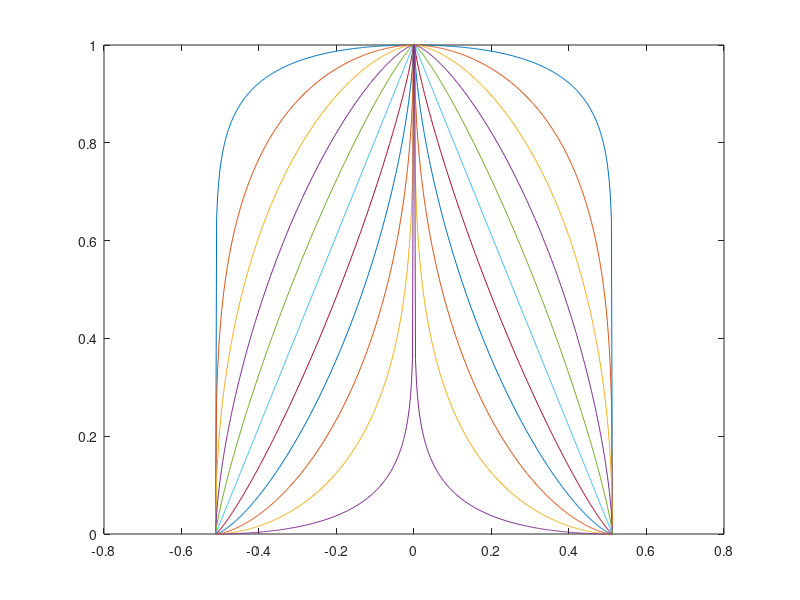

Reproduce this figure in MATLAB. (Note: this script raises an error after producing the figure.)
clf
g=1+linspace(-0.9,0.9,11);
n=200;

x=linspace(0,1,n);

for k=1:length(g)
    y=betacdf(x,g(k),g(length(g)+1-k));
    plot(linspace(-0.512,0.512,2*n),[y fliplr(y)])
    hold on
end
shg

%%
clear all
%set a bunch of graphic defaults

load ../Data/Expr/all_data
QQ=D;
col='k'

nsubj=5;

for subj=1:4%:nsubj
    %conditon 1=RT+SDT 2=VDT+SDT  3= VDT
    
    %pull out all 800 ms dispaly trials
    s=QQ.subj==subj & QQ.cond==2 &  QQ.rdk_dur==0.8  ;%&  QQ.delay==0.8;
    D=DATAFILE_Select(QQ,s); %pull out the data
    D.rt=D.sdt_dur;  %we will look at SDT
    D.strength=D.coh;
    D.choice=D.ci;
    D.var_data=abs(D.strength);
    
    %fit logistic to decide on what we classify as correct and use for RT
    %likelihood
    beta = glmfit(D.strength,D.choice, 'binomial', 'link', 'logit');
    th=-beta(1)/beta(2);
    D.include_for_rt=(D.strength>= th & D.choice==1) | (D.strength<= th & D.choice==0);
    
    s=logical(D.include_for_rt);
    
    S=bindata((D.strength(s)),D.rt(s));
    [~,~,s1]=unique((D.strength));
    
    sss=S.se;
    D.rt_std=S.sd(s1)';
    D.rt=S.m(s1)';
    
    % fit all params by default to both choice and rt for 'correct' and
    % optimize
    % or do a fit fixing y0 and mu to 0
    g=1+linspace(-0.95,0.95,31);
    %   g=logspace(log(0.7),log(1/0.7),10);
    PLOT=1;
    
    
    for j=1:length(g)
        E=D;
        
        coh0=linspace(-0.2,0.2,500);
        for q=1:length(coh0)
            x=betacdf((0.512-abs(E.strength-coh0(q)))/0.512,g(j),g(length(g)+1-j));
            [B,BINT,R,RINT,STATS] = regress(E.rt,[x==x x ]);
            rr2(q)=STATS(1);
        end
        [~,i]=max(rr2)
        
        x=betacdf((0.512-abs(E.strength-coh0(i)))/0.512,g(j),g(length(g)+1-j));
        [B,BINT,R,RINT,STATS] = regress(E.rt,[x==x x ]);
        
        r2(j)=STATS(1);
        s=E.include_for_rt;
        S=bindata(E.strength(s),E.rt(s));
        cc=linspace(-0.55,0.55,100);
        
        x1=betacdf((0.512-abs(cc-coh0(i)))/0.512,g(j),g(length(g)+1-j));
        
        Q{subj}.coh=S.x;
        Q{subj}.sdt_mean=S.m;
        Q{subj}.sdt_se=sss;
        Q{subj}.cc=cc;
        Q{subj}.mm{j}=B(1)+B(2)*x1;
        
       
        %calculate standard deviations for each coherence
        if j==1
            [~,W,T_opt,T_opt_se,grad,hess,nlogl,Wpred]=dtb_fit_means(E,'rt_only',1,'mu_opt',1);
            opt_fit= W.p_nlogl
        end
         Q{subj}.opt_fit=opt_fit;
        
        E.rt=B(1)+B(2)*x;
        
        [~,W,T_opt,T_opt_se,grad,hess,nlogl,Wpred]=dtb_fit_means(E,'rt_only',1,'mu_opt',1);
        grad(j)=norm(grad);
        val(j)=W.p_nlogl;
        Q{subj}.Wpred{j}=Wpred;
        Q{subj}.E=E;

        T_opt
      
        
        
        
    end
    Q{subj}.r2=r2;
    Q{subj}.val=val;


    T_opt  %stderr afe in D and other nice th
    
   
    
    
end

save beta_approx
%%
load beta_approx
clf

    
cx=colormap(jet(length(g)))
set(0,'DefaultFigureWindowStyle','normal')
set(0, 'DefaultFigureColor',[1 1 1])
set(0,'DefaultAxesFontSize',16)
set(0,'DefaultAxeslinewidth',2)
set(groot,'defaultAxesTickDir', 'out');
set(groot,'defaultAxesTickDirMode', 'manual');
set(0,'defaultlinelinewidth',2)
set(0,'defaultLineMarkerSize',8);
aa=get(gcf,'Position');
set(gcf,'Position', [aa(1:2) 1300 1000])
lw=3; %line width


for subj=1:4
    for j=1:5:length(g)
        v2struct(Q{subj})
        s=(val<1000);
        if s(j)==0
            continue
        end
        col=cx(j,:)
        
        
        h=mysubplot(3,4,1,subj)
        
        errbar(coh*100,sdt_mean,sdt_se,'k')
        hold on
        plot(coh*100,sdt_mean,'ko','MarkerFace','k');
        
        plot(cc*100,mm{j},'r-','Color',col);
        xlabel('')
        
        if subj==1
            
            ylabel('t_{SD}')
        end
        box off
        
        aa=axis;
        axis([-60 60  aa(3:4)])
        set(gca,'XTick',[-51.2 0 51.2])
        
        mysubplot(3,4,2,subj)
        
        h=plot_psychometric(Wpred{j},'data',0,'rt',0,'col',col,'folded',0);
        plot_psychometric(E,'pred',0,'rt',0,'col','k','folded',0);
        if subj>1
            ylabel('');
        end
        xlabel('Motion strength (%)')
        
        
        hold on
        aa=axis;
        axis([-0.6 0.6  aa(3:4)])
        
        mysubplot(3,4,3,subj)
        
        plot(r2(s),-val(s),'k-')
        hold on
        plot([min(r2) 1],-[opt_fit opt_fit],'r-')
         
              xlabel('R^2')
        if subj==1
        ylabel('Log-likelihood (P_{right} )')
        end
       if s(j)
           plot(r2(j),-val(j),'o','Color',col,'MarkerFace',col,'MarkerEdgeColor',col)
       end
        box off
       
    end
end
for subj=1:4
 h=mysubplot(3,4,1,subj)
         nudge_plot(h,0,-0.1)
end
shg

text_outside(0.2,0.93,'S1','FontSize',16)
text_outside(0.4,0.93,'S2','FontSize',16)
text_outside(0.62,0.93,'S3','FontSize',16)
text_outside(0.82,0.93,'S4','FontSize',16)


%%
savefig('beta');
export_fig beta.png
export_fig beta.pdf
